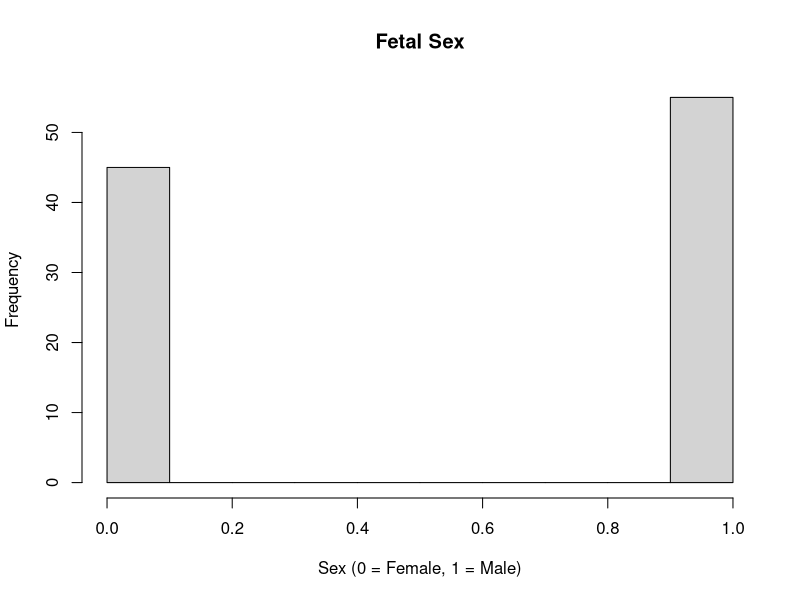
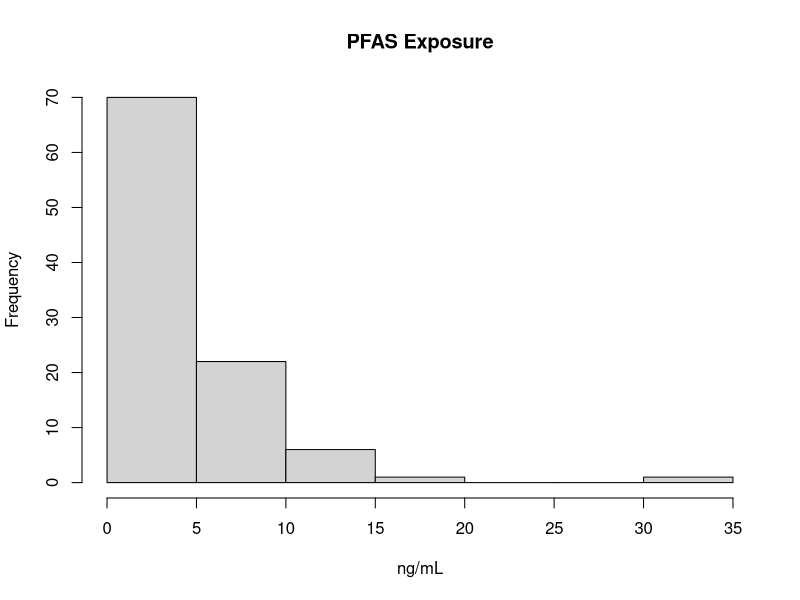
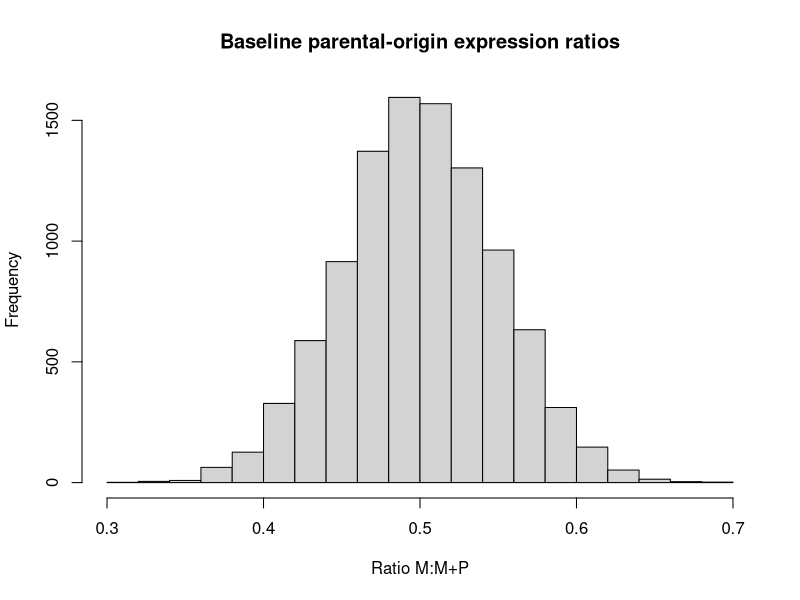
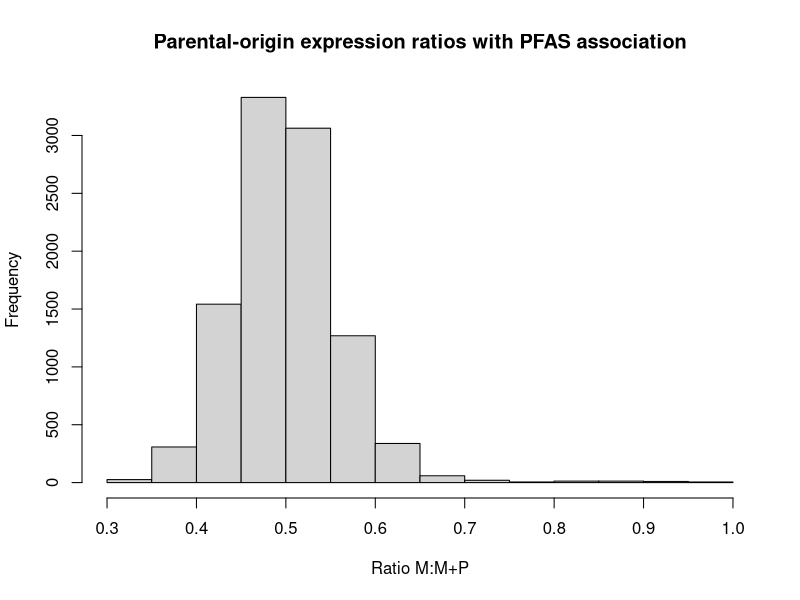
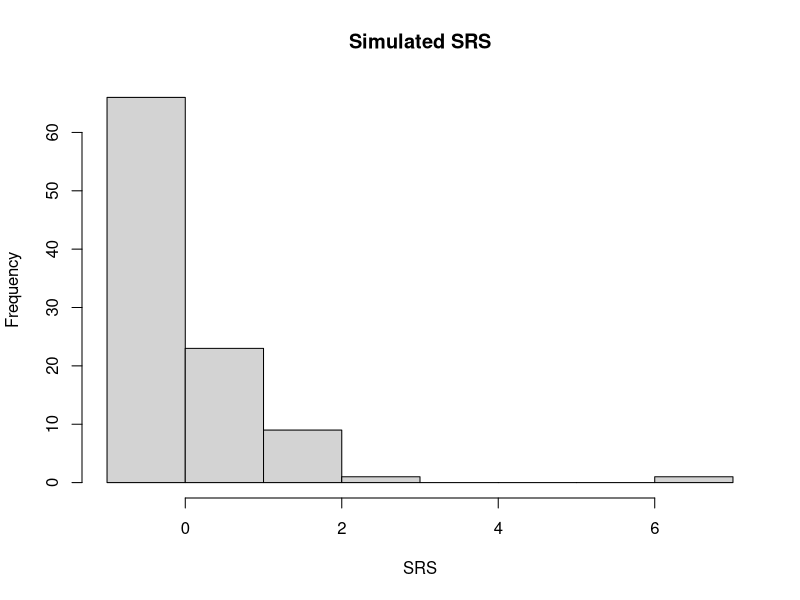
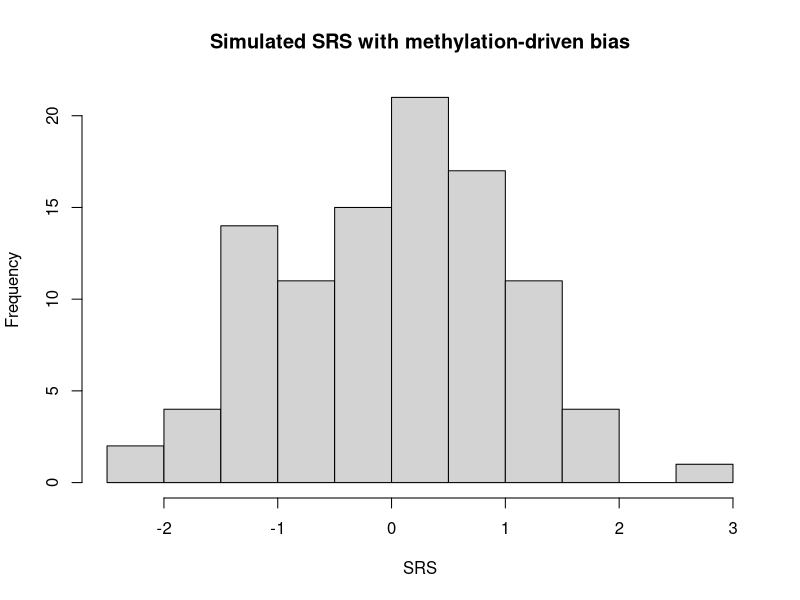
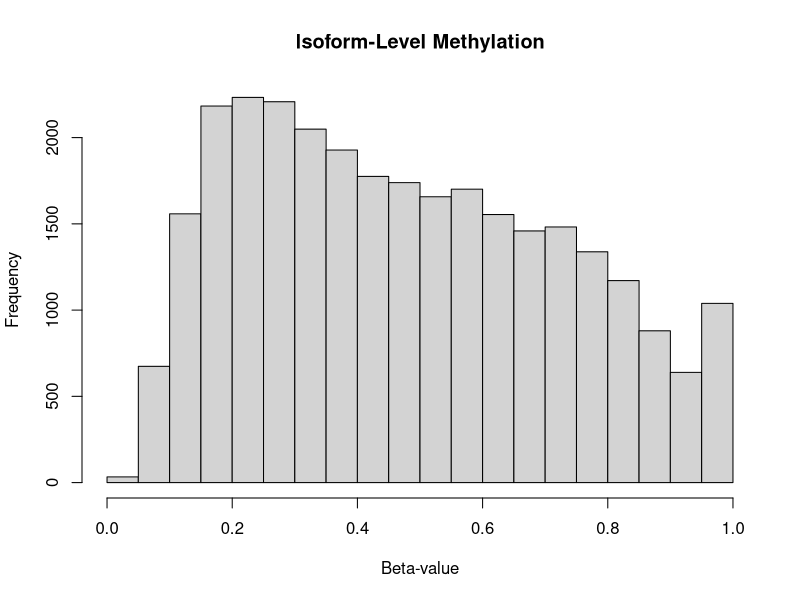

Generate these figures, in order, with R: (Note: this script raises an error after producing the figures.)
## ---- chunk 1
knitr::opts_chunk$set(echo = TRUE, warning = FALSE)
## ---- chunk 2
library(dplyr)
library(tidyr)
library(lavaan)
library(boot)
library(ggplot2)
library(knitr)
## ---- chunk 3
set.seed(42)
n_samples <- 100
n_isoforms <- 100
## ---- chunk 4
# Fetal sex (0 = female, 1 = male)
fetal_sex <- rbinom(n_samples, size = 1, prob = 0.5)
hist(fetal_sex, main = "Fetal Sex", xlab = "Sex (0 = Female, 1 = Male)")

# Maternal PFAS exposure (ng/mL, log-normal)
# Common sdlog values for environmental contaminants in humans can range from 0.8 to 1.5.
PFAS <- rlnorm(n_samples, meanlog = log(3), sdlog = 0.9) # Adjusted sdlog from 0.4 to 0.9
hist(PFAS, main = "PFAS Exposure", xlab = "ng/mL")

# Latent confounder U, correlated with PFAS
U <- rnorm(n_samples, mean = scale(PFAS), sd = 1)
## ---- chunk 5
n_cpg_per_isoform <- sample(1:5, size = n_isoforms, replace = TRUE)
maternal_meth_list <- lapply(n_cpg_per_isoform, function(n_cpg) {
  matrix(
    plogis(matrix(rnorm(n_samples * n_cpg, mean = rep(U, each = n_cpg), sd = 0.5), nrow = n_samples)), # Adjusted sd from 1 to 0.5
    nrow = n_samples
  )
})
## ---- chunk 6
# Start with baseline biallelic expression + noise (maternal expression ratio)
# Using Beta distribution for ratios (bounded 0-1), which is more appropriate for proportions.
# shape1 = 50, shape2 = 50 gives a mean of 0.5 and a reasonable, but not extremely narrow, variance.
expr_ratios <- matrix(rbeta(n_samples * n_isoforms, shape1 = 50, shape2 = 50), nrow = n_samples)
hist(expr_ratios, main = "Baseline parental-origin expression ratios", xlab = "Ratio M:M+P")

# Define 50% of isoforms as true mediators
mediated_isoforms <- sample(1:n_isoforms, size = n_isoforms * 0.5)

# PFAS influences imprinting in these isoforms
for (i in mediated_isoforms) {
  effect <- scale(PFAS) * rnorm(1, mean = 0.05, sd = 0.01)
  expr_ratios[, i] <- expr_ratios[, i] + effect
  expr_ratios[, i] <- pmax(0, pmin(1, expr_ratios[, i])) 
}
hist(expr_ratios, main = "Parental-origin expression ratios with PFAS association", xlab = "Ratio M:M+P")
## ---- chunk 7
# Create SRS score from expression of mediated isoforms + confounder + noise
SRS_contrib <- rowSums(scale(expr_ratios[, mediated_isoforms]) %*%
                        matrix(rnorm(length(mediated_isoforms), mean = 2, sd = 0.5), ncol = 1))
SRS <- scale(SRS_contrib + scale(U) * 0.5 + rnorm(n_samples, 0, 1))
hist(SRS, main = "Simulated SRS", xlab = "SRS")
## ---- chunk 8
# Select 50% of mediated isoforms to be confounded by methylation
confounded_idx <- sample(mediated_isoforms, size = length(mediated_isoforms) * 0.5)
confounding_contrib <- rep(0, n_samples)

for (i in confounded_idx) {
  meth_mean <- rowMeans(maternal_meth_list[[i]])
  effect_meth_expr <- scale(meth_mean) * rnorm(1, mean = 0.2, sd = 0.05)
  expr_ratios[, i] <- expr_ratios[, i] + effect_meth_expr
  expr_ratios[, i] <- pmax(0, pmin(1, expr_ratios[, i]))
  
  confounding_contrib <- confounding_contrib + scale(meth_mean) * rnorm(1, mean = 1.5, sd = 0.3)
}

# Inject confounding into SRS
SRS <- scale(SRS + confounding_contrib)
hist(SRS, main = "Simulated SRS with methylation-driven bias", xlab = "SRS")
## ---- chunk 9
expr_df <- as.data.frame(expr_ratios)
colnames(expr_df) <- paste0("isoform_", 1:n_isoforms)

metadata_df <- data.frame(
  sample = 1:n_samples,
  SRS = SRS,
  PFAS = PFAS,
  fetal_sex = fetal_sex
)

meth_long <- do.call(rbind, lapply(1:n_isoforms, function(i) {
  meth_mat <- maternal_meth_list[[i]]
  n_cpg <- ncol(meth_mat)
  data.frame(
    sample = rep(1:n_samples, times = n_cpg),
    isoform = paste0("isoform_", i),
    cpg = rep(1:n_cpg, each = n_samples),
    meth = as.vector(meth_mat)
  )
}))

hist(meth_long$meth, main = "Isoform-Level Methylation", xlab = "Beta-value")
## ---- chunk 10
iso <- "isoform_27"
df <- cbind(metadata_df, expr = expr_df[[iso]])

meth_avg <- meth_long %>%
  filter(isoform == iso) %>%
  group_by(sample) %>%
  summarise(m_meth = mean(meth), .groups = "drop")

df <- merge(df, meth_avg, by = "sample")

model <- '
  expr ~ a1*PFAS + a2*fetal_sex + a3*PFAS:fetal_sex
  SRS ~ b1*expr + b2*fetal_sex + b3*expr:fetal_sex + c*PFAS
  ind_female := a1 * b1
  ind_male := (a1 + a3) * (b1 + b3)
  dir := c
  total_female := dir + ind_female
  total_male := dir + ind_male
'

fit <- sem(model, data = df, se = "bootstrap", bootstrap = 100)
summary(fit, standardized = TRUE, fit.measures = TRUE)
## ---- chunk 11
# COCA calibration model: includes SRS × fetal_sex interaction
coca_model <- lm(m_meth ~ PFAS + SRS * fetal_sex, data = df)

# Extract coefficients for calibration formula
beta_A <- coef(coca_model)["PFAS"]
beta_Y <- coef(coca_model)["SRS"]

# Calibrated PFAS effect estimate
psi_coca <- -beta_A / beta_Y
cat("COCA-calibrated PFAS effect estimate:", round(psi_coca, 4), "\n")

coca_fn <- function(data, indices) {
  d <- data[indices, ]
  fit <- lm(m_meth ~ PFAS + SRS * fetal_sex, data = d)
  -coef(fit)["PFAS"] / coef(fit)["SRS"]
}

boot_out <- boot(df, coca_fn, R = 100)
boot.ci(boot_out, type = "perc")
## ---- chunk 12
# Stage 1: bridge function includes interaction (optional but aligned with SEM)
bridge_model <- lm(m_meth ~ expr + SRS * fetal_sex, data = df)
df$Z_hat <- predict(bridge_model)

# Stage 2: PFAS × fetal_sex interaction for moderated effect
df$Y_adj <- df$SRS - (df$Z_hat - mean(df$Z_hat))
pgc_model <- lm(Y_adj ~ PFAS * fetal_sex, data = df)
summary(pgc_model)

pgc_fn <- function(data, indices) {
  d <- data[indices, ]
  
  # Stage 1: bridge model with SRS × sex (optional)
  bridge <- lm(m_meth ~ expr + SRS * fetal_sex, data = d)
  Z_hat <- predict(bridge)
  Y_adj <- d$SRS - (Z_hat - mean(Z_hat))
  
  # Stage 2: PGC with PFAS × fetal_sex
  pgc_fit <- lm(Y_adj ~ PFAS * fetal_sex, data = cbind(d, Y_adj))
  
  # Return main effect of PFAS (for females) only
  return(coef(pgc_fit)["PFAS"])
}

pgc_est_female <- coef(pgc_model)["PFAS"]
pgc_est_male <- coef(pgc_model)["PFAS"] + coef(pgc_model)["PFAS:fetal_sex"]

pgc_fn <- function(data, indices) {
  d <- data[indices, ]
  bridge <- lm(m_meth ~ expr + SRS * fetal_sex, data = d)
  Z_hat <- predict(bridge)
  Y_adj <- d$SRS - (Z_hat - mean(Z_hat))
  pgc_fit <- lm(Y_adj ~ PFAS * fetal_sex, data = cbind(d, Y_adj))

  beta_pfas <- coef(pgc_fit)["PFAS"]
  beta_int <- coef(pgc_fit)["PFAS:fetal_sex"]
  c(female = beta_pfas, male = beta_pfas + beta_int)
}

# Bootstrap
boot_out <- boot(df, pgc_fn, R = 100)
boot.ci(boot_out, type = "perc")
## ---- chunk 13
results_list <- vector("list", length = n_isoforms)
names(results_list) <- paste0("isoform_", 1:n_isoforms)

n_boot <- 10

for (i in 1:n_isoforms) {
  iso_name <- paste0("isoform_", i)
  
  df <- cbind(metadata_df, expr = expr_df[[iso_name]])
  
  meth_avg <- meth_long %>%
    filter(isoform == iso_name) %>%
    group_by(sample) %>%
    summarise(m_meth = mean(meth), .groups = "drop")
  
  df <- merge(df, meth_avg, by = "sample")

  # --- lavaan SEM (already includes sex and interaction terms)
  model <- '
    expr ~ a1*PFAS + a2*fetal_sex + a3*PFAS:fetal_sex
    SRS ~ b1*expr + b2*fetal_sex + b3*expr:fetal_sex + c*PFAS
    ind_female := a1 * b1
    ind_male := (a1 + a3) * (b1 + b3)
    dir := c
    total_female := dir + ind_female
    total_male := dir + ind_male
  '
  
  lavaan_fit <- tryCatch({
    sem(model, data = df, se = "bootstrap", bootstrap = n_boot)
  }, error = function(e) NULL)

  # --- COCA with PFAS × sex interaction
  coca_model <- lm(m_meth ~ PFAS + SRS * fetal_sex, data = df)
  beta_A <- coef(coca_model)["PFAS"]
  beta_Y <- coef(coca_model)["SRS"]
  psi_coca <- -beta_A / beta_Y

  coca_fn <- function(data, indices) {
    d <- data[indices, ]
    fit <- lm(m_meth ~ PFAS + SRS * fetal_sex, data = d)
    -coef(fit)["PFAS"] / coef(fit)["SRS"]
  }

  coca_boot <- boot(df, coca_fn, R = n_boot)
  coca_ci <- tryCatch(boot.ci(coca_boot, type = "perc"), error = function(e) NULL)

  # --- PGC with PFAS × sex interaction in second stage and SRS × sex in bridge
  bridge_model <- lm(m_meth ~ expr + SRS * fetal_sex, data = df)
  df$Z_hat <- predict(bridge_model)
  df$Y_adj <- df$SRS - (df$Z_hat - mean(df$Z_hat))

  pgc_model <- lm(Y_adj ~ PFAS * fetal_sex, data = df)

  pgc_fn <- function(data, indices) {
    d <- data[indices, ]
    bridge <- lm(m_meth ~ expr + SRS * fetal_sex, data = d)
    Z_hat <- predict(bridge)
    Y_adj <- d$SRS - (Z_hat - mean(Z_hat))
    pgc_fit <- lm(Y_adj ~ PFAS * fetal_sex, data = cbind(d, Y_adj))
    return(coef(pgc_fit)["PFAS"])
  }

  pgc_boot <- boot(df, pgc_fn, R = n_boot)
  pgc_ci <- tryCatch(boot.ci(pgc_boot, type = "perc"), error = function(e) NULL)

  # --- Store results
  results_list[[i]] <- list(
    lavaan_fit = lavaan_fit,
    COCA = list(
      estimate = psi_coca,
      boot = coca_boot,
      ci = coca_ci
    ),
    PGC = list(
      model = pgc_model,
      boot = pgc_boot,
      ci = pgc_ci
    )
  )
}
## ---- chunk 14
# Initialize results data.frames
sem_pval_df <- data.frame()
coca_df <- data.frame()
pgc_df <- data.frame()

iso_names <- names(results_list)

for (i in seq_along(results_list)) {
  iso <- iso_names[i]
  res <- results_list[[i]]

  # --- SEM path p-values
  fit <- res$lavaan_fit
  if (!is.null(fit)) {
    pe <- tryCatch(parameterEstimates(fit), error = function(e) NULL)
    if (!is.null(pe)) {
      selected_paths <- pe %>%
        filter(label %in% c("a1", "a3", "b1", "b3", "c",
                            "ind_female", "ind_male", "total_female", "total_male")) %>%
        select(label, pvalue)
      if (nrow(selected_paths) > 0) {
        sem_pval_df <- bind_rows(sem_pval_df,
                                 data.frame(
                                   isoform = iso,
                                   path = selected_paths$label,
                                   pval = selected_paths$pvalue
                                 ))
      }
    }
  }

  # --- COCA model: extract PFAS, fetal_sex, and interaction p-values and CI
  coca_fit <- tryCatch(lm(m_meth ~ PFAS + SRS * fetal_sex, data = df), error = function(e) NULL)
  
  if (!is.null(coca_fit)) {
    coef_table <- coef(summary(coca_fit))
    confint_table <- tryCatch(confint(coca_fit), error = function(e) NULL)
  
    pval_pfas  <- coef_table["PFAS", "Pr(>|t|)"]
    pval_sex   <- if ("fetal_sex" %in% rownames(coef_table)) coef_table["fetal_sex", "Pr(>|t|)"] else NA
    pval_int   <- if ("SRS:fetal_sex" %in% rownames(coef_table)) coef_table["SRS:fetal_sex", "Pr(>|t|)"] else NA
  
    ci_lower <- ci_upper <- NA
    if (!is.null(confint_table) && "PFAS" %in% rownames(confint_table)) {
      ci_lower <- confint_table["PFAS", 1]
      ci_upper <- confint_table["PFAS", 2]
    }
  
    signif <- !(is.na(ci_lower) || (ci_lower < 0 & ci_upper > 0))  # TRUE if CI excludes 0
  
    coca_df <- bind_rows(coca_df, data.frame(
      isoform = iso,
      pval_PFAS = pval_pfas,
      pval_fetal_sex = pval_sex,
      pval_PFAS_fetal_sex = pval_int,
      ci_lower = ci_lower,
      ci_upper = ci_upper,
      significant = signif
    ))
  }

  # --- PGC model: extract PFAS, fetal_sex, and interaction p-values
  pgc_model <- tryCatch(res$PGC$model, error = function(e) NULL)
  pgc_boot  <- tryCatch(res$PGC$boot, error = function(e) NULL)

  if (!is.null(pgc_model) && !is.null(pgc_boot)) {
    coef_pg <- coef(summary(pgc_model))

    pval_pfas <- coef_pg["PFAS", "Pr(>|t|)"]
    pval_sex  <- if ("fetal_sex" %in% rownames(coef_pg)) coef_pg["fetal_sex", "Pr(>|t|)"] else NA
    pval_int  <- if ("PFAS:fetal_sex" %in% rownames(coef_pg)) coef_pg["PFAS:fetal_sex", "Pr(>|t|)"] else NA

    boot_estimates <- pgc_boot$t
    signif <- NA
    ci_lower <- ci_upper <- NA
    if (!is.null(boot_estimates) && length(boot_estimates) > 1) {
      ci_bounds <- quantile(boot_estimates, probs = c(0.025, 0.975), na.rm = TRUE)
      ci_lower <- ci_bounds[1]
      ci_upper <- ci_bounds[2]
      signif <- !(ci_lower < 0 & ci_upper > 0)
    }

    pgc_df <- bind_rows(pgc_df, data.frame(
      isoform = iso,
      pval_PFAS = pval_pfas,
      pval_fetal_sex = pval_sex,
      pval_PFAS_fetal_sex = pval_int,
      ci_lower = ci_lower,
      ci_upper = ci_upper,
      significant = signif
    ))
  }
}
## ---- chunk 15
ggplot(sem_pval_df, aes(x = pval)) +
  geom_histogram(binwidth = 0.025, fill = "#4682B4", color = "black") +
  facet_wrap(~ path, scales = "free_y") +
  theme_minimal() +
  labs(title = "SEM Path p-values Across Isoforms",
       x = "p-value", y = "Frequency")
## ---- chunk 16
sem_table <- data.frame(
  Path = c("a1", "a3", "b1", "b3", "c", "ind_male", "ind_female", "total_male", "total_female"),
  Pattern = c(
    "Strong left skew",
    "Uniform / flat",
    "Strong left skew",
    "Uniform",
    "Strong left skew (many significant)",
    "Uniform to right-skewed",
    "U-shaped with weak left skew",
    "Strong left skew",
    "Strong left skew"
  ),
  Interpretation = c(
    "PFAS is robustly associated with imprinting disruption across many isoforms.",
    "No consistent fetal sex interaction on PFAS-to-expression path.",
    "Imprinting disruption is significantly associated with SRS in many isoforms.",
    "No consistent interaction effect between sex and expression on SRS.",
    "PFAS has a strong total effect on SRS in many isoforms, suggesting true mediation.",
    "Some male-specific mediation is detectable, but effects are diffuse.",
    "Female-specific mediation appears inconsistent or absent.",
    "Many isoforms show strong total PFAS -> SRS effects in males.",
    "Many isoforms show strong total PFAS -> SRS effects in females."
  )
)

kable(sem_table, caption = "Interpretation of SEM Path p-value Distributions")
## ---- chunk 17
library(dplyr)
library(tidyr)
library(ggplot2)

# Pivot COCA to long format
coca_pvals_long <- coca_df %>%
  pivot_longer(
    cols = c(pval_PFAS, pval_fetal_sex, pval_PFAS_fetal_sex),
    names_to = "Term",
    values_to = "pval"
  ) %>%
  mutate(
    Method = "COCA",
    Term = recode(Term,
                  "pval_PFAS" = "PFAS",
                  "pval_fetal_sex" = "fetal_sex",
                  "pval_PFAS_fetal_sex" = "PFAS:fetal_sex")
  )

# Pivot PGC to long format
pgc_pvals_long <- pgc_df %>%
  pivot_longer(
    cols = c(pval_PFAS, pval_fetal_sex, pval_PFAS_fetal_sex),
    names_to = "Term",
    values_to = "pval"
  ) %>%
  mutate(
    Method = "PGC",
    Term = recode(Term,
                  "pval_PFAS" = "PFAS",
                  "pval_fetal_sex" = "fetal_sex",
                  "pval_PFAS_fetal_sex" = "PFAS:fetal_sex")
  )

# Combine and filter non-missing p-values
pval_df <- bind_rows(coca_pvals_long, pgc_pvals_long) %>%
  filter(!is.na(pval))

# Plot
ggplot(pval_df, aes(x = pval)) +
  geom_histogram(bins = 40, fill = "steelblue", color = "black") +
  facet_grid(Method ~ Term, scales = "free", drop = TRUE) +
  theme_minimal() +
  labs(
    title = "Raw p-values for COCA and PGC Tests",
    x = "p-value", y = "Number of Isoforms"
  )
## ---- chunk 18
# Significance for PFAS (from 95% CI exclusion flag)
sig_pfas <- bind_rows(
  coca_df %>% transmute(isoform, significant, Method = "COCA", Term = "PFAS"),
  pgc_df %>% transmute(isoform, significant, Method = "PGC", Term = "PFAS")
)

# Significance for fetal_sex (p < 0.05)
sig_sex <- bind_rows(
  coca_df %>%
    filter(!is.na(pval_fetal_sex)) %>%
    mutate(significant = pval_fetal_sex < 0.05,
           Method = "COCA", Term = "fetal_sex") %>%
    select(isoform, significant, Method, Term),
  pgc_df %>%
    filter(!is.na(pval_fetal_sex)) %>%
    mutate(significant = pval_fetal_sex < 0.05,
           Method = "PGC", Term = "fetal_sex") %>%
    select(isoform, significant, Method, Term)
)

# Significance for PFAS:fetal_sex interaction (p < 0.05)
sig_int <- bind_rows(
  coca_df %>%
    filter(!is.na(pval_PFAS_fetal_sex)) %>%
    mutate(significant = pval_PFAS_fetal_sex < 0.05,
           Method = "COCA", Term = "PFAS:fetal_sex") %>%
    select(isoform, significant, Method, Term),
  pgc_df %>%
    filter(!is.na(pval_PFAS_fetal_sex)) %>%
    mutate(significant = pval_PFAS_fetal_sex < 0.05,
           Method = "PGC", Term = "PFAS:fetal_sex") %>%
    select(isoform, significant, Method, Term)
)

# Combine all
sig_df <- bind_rows(sig_pfas, sig_sex, sig_int) %>%
  mutate(
    Significance = ifelse(significant, "Significant", "Not Significant"),
    Method = factor(Method),
    Term = factor(Term, levels = c("PFAS", "fetal_sex", "PFAS:fetal_sex")),
    Significance = factor(Significance)
  )

# Plot
ggplot(sig_df, aes(x = Term, fill = Significance)) +
  geom_bar(position = "dodge", color = "black", na.rm = TRUE) +
  facet_wrap(~ Method, drop = TRUE, scales = "free") +
  scale_fill_manual(values = c("gray70", "forestgreen")) +
  theme_minimal() +
  labs(
    title = "CI- or p-value-Based Significance of Modeled Effects (COCA & PGC)",
    x = "Model Term", y = "Number of Isoforms", fill = "Significance"
  )
## ---- chunk 19
coca_pgc_table <- data.frame(
  Method = c("COCA", "PGC"),
  PValue_Pattern = c(
    "Nearly all p-values > 0.9 for PFAS and interaction; sex effect shows spurious signal",
    "PFAS p-values strongly left-skewed; interaction and sex terms flat"
  ),
  CI_Significance = c(
    "0 isoforms significant for PFAS or PFAS×sex; 100 isoforms for fetal_sex (false positive)",
    "97 isoforms significant for PFAS (97%); 0 for sex or interaction"
  ),
  Interpretation = c(
    "COCA fails to detect true mediation effects and produces false positives for fetal sex, consistent with its known instability when proxy variables are imperfect or interact with exposures.",
    "PGC overestimates true mediation effects, detecting far more than the simulated 50%. Although more robust to confounding, it still inflates Type I error under partial confounding and ideal proxy assumptions."
  )
)

kable(coca_pgc_table, caption = "Summary of COCA and PGC Results for Isoform-Level Mediation with Sex Interaction")
## ---- chunk 20
# Example for one isoform
iso_idx <- 27
meth_proxy <- rowMeans(maternal_meth_list[[iso_idx]])

# Include sex main effect and interaction with expression
model <- lm(SRS ~ PFAS + expr_ratios[, iso_idx] * fetal_sex + meth_proxy)

summary(model)
## ---- chunk 21
# Initialize results table for moderated direct adjustment
adjusted_lm_results <- data.frame(
  isoform = 1:n_isoforms,
  coef_expr = NA,           p_expr = NA,           sig_ci_expr = NA,
  coef_sex = NA,            p_sex = NA,            sig_ci_sex = NA,
  coef_interaction = NA,    p_interaction = NA,    sig_ci_interaction = NA
)

for (i in 1:n_isoforms) {
  meth_proxy <- rowMeans(maternal_meth_list[[i]])
  fit <- lm(SRS ~ PFAS + expr_ratios[, i] * fetal_sex + meth_proxy)
  confint_fit <- confint(fit)
  coef_names <- names(coef(fit))

  expr_term <- "expr_ratios[, i]"
  sex_term  <- "fetal_sex"
  int_term  <- "expr_ratios[, i]:fetal_sex"

  # Expression term
  if (expr_term %in% coef_names) {
    idx <- which(coef_names == expr_term)
    adjusted_lm_results$coef_expr[i] <- coef(fit)[idx]
    adjusted_lm_results$p_expr[i] <- summary(fit)$coefficients[idx, "Pr(>|t|)"]
    adjusted_lm_results$sig_ci_expr[i] <- !(0 >= confint_fit[idx, 1] & 0 <= confint_fit[idx, 2])
  }

  # Fetal sex term
  if (sex_term %in% coef_names) {
    idx <- which(coef_names == sex_term)
    adjusted_lm_results$coef_sex[i] <- coef(fit)[idx]
    adjusted_lm_results$p_sex[i] <- summary(fit)$coefficients[idx, "Pr(>|t|)"]
    adjusted_lm_results$sig_ci_sex[i] <- !(0 >= confint_fit[idx, 1] & 0 <= confint_fit[idx, 2])
  }

  # Interaction term
  if (int_term %in% coef_names) {
    idx <- which(coef_names == int_term)
    adjusted_lm_results$coef_interaction[i] <- coef(fit)[idx]
    adjusted_lm_results$p_interaction[i] <- summary(fit)$coefficients[idx, "Pr(>|t|)"]
    adjusted_lm_results$sig_ci_interaction[i] <- !(0 >= confint_fit[idx, 1] & 0 <= confint_fit[idx, 2])
  }
}

# Stack into long format for p-values
pval_df <- bind_rows(
  adjusted_lm_results %>% select(isoform, pval = p_expr) %>% mutate(Term = "expr"),
  adjusted_lm_results %>% select(isoform, pval = p_sex) %>% mutate(Term = "fetal_sex"),
  adjusted_lm_results %>% select(isoform, pval = p_interaction) %>% mutate(Term = "expr:fetal_sex")
)

# Add method label
pval_df$Method <- "DirectAdj"

ggplot(pval_df, aes(x = pval)) +
  geom_histogram(bins = 30, fill = "steelblue", color = "black") +
  facet_grid(Method ~ Term, scales = "free", drop = TRUE) +
  theme_minimal() +
  labs(
    title = "Raw p-values for Direct Adjustment Tests",
    x = "p-value", y = "Number of Isoforms"
  )

sig_df <- bind_rows(
  adjusted_lm_results %>% transmute(isoform, Term = "expr",         sig = sig_ci_expr),
  adjusted_lm_results %>% transmute(isoform, Term = "fetal_sex",    sig = sig_ci_sex),
  adjusted_lm_results %>% transmute(isoform, Term = "expr:fetal_sex", sig = sig_ci_interaction)
) %>%
  mutate(
    Method = "DirectAdj",
    Significance = ifelse(sig, "Significant", "Not Significant")
  )

ggplot(sig_df, aes(x = Term, fill = Significance)) +
  geom_bar(position = "dodge", color = "black") +
  facet_wrap(~ Method) +
  scale_fill_manual(values = c("gray70","forestgreen")) +
  theme_minimal() +
  labs(
    title = "CI-Based Significance of Direct Adjustment Terms",
    x = "Model Term", y = "Number of Isoforms", fill = "Significance"
  )
## ---- chunk 22
direct_adj_table <- data.frame(
  Method = "Direct Adjustment (Huang, 2021)",
  PValue_Pattern = "Uniform (no enrichment near 0)",
  CI_Significance = "Few isoforms significant",
  Interpretation = "Adjusting directly for methylation removes most expression–SRS signal, suggesting either methylation absorbs the effect (overadjustment), or residual confounding remains. Consistent with Huang (2021), this approach is conservative but stable under real-data-like assumptions."
)

kable(direct_adj_table, caption = "Summary of Direct Adjustment Results (Huang, 2021 Approach)")
